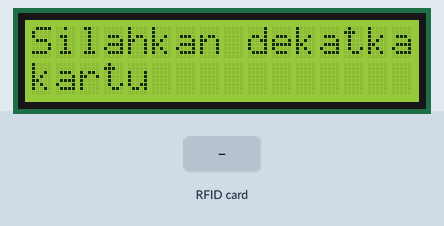
This sketch was run on a simulated ESP8266 (Wemos D1 mini). Parts: 16×2 character LCD. The test bench sets the inputs (shaded band). WiFi joins after 1.5 s; servers stay silent unless stated; uploads are accepted with an empty reply; what the sketch prints to the serial monitor is not drawn.

Above: at 2.8 s.
2.9 s: RFID card 5E 7A 19 C4 held to the reader
At 3.5 s:
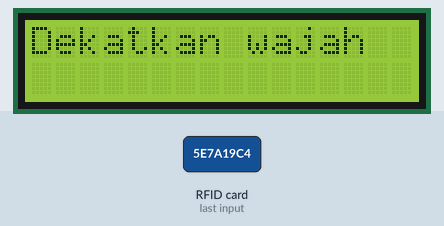
At 6.6 s:
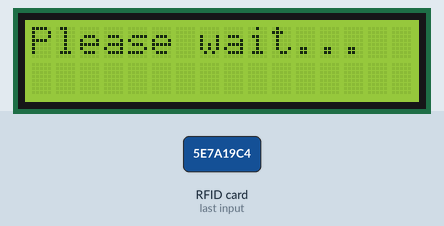
Timing chart, 0 to 8.1 s (numbered marks = the images above; inputs shaded):
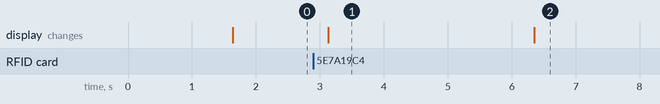

Measured:
- after the input at 2.9 s, the display: changes after 0.23 s (image 1)
- what the display in image 1 shows lasts 3.3 s, from 3.1 s to 6.4 s

The sketch:

absintewemos1.ino
```cpp
#include <SPI.h>
#include <MFRC522.h>
#include <ESP8266WiFi.h>
#include <ESP8266HTTPClient.h>
#include <Wire.h>
#include <LiquidCrystal_I2C.h>
#include <ArduinoJson.h>

// Informasi Wi-Fi
const char* ssid = "nop";     // nama SSID jaringan Wi-Fi
const char* password = "hehehehe"; // password Wi-Fi

// Konfigurasi RFID RC522
#define RST_PIN D3  // Pin RST dari RC522
#define SS_PIN  D4  // Pin SDA dari RC522
MFRC522 mfrc522(SS_PIN, RST_PIN); // instansi MFRC522

// Konfigurasi server
const char* serverName = "http://192.168.1.4:100/absente_V.1.1.2/post-rfid-data"; // alamat server

// Inisialisasi LCD
LiquidCrystal_I2C lcd(0x27, 16, 2);

WiFiClient client;

void setup() {
  Serial.begin(9600);
  SPI.begin();
  mfrc522.PCD_Init();
  WiFi.begin(ssid, password);

  while (WiFi.status() != WL_CONNECTED) {
    delay(500);
    Serial.print(".");
  }
  Serial.println("Connected to WiFi");

  lcd.init();
  lcd.backlight();
  lcd.setCursor(0, 0);
  lcd.print("Silahkan dekatkan");
  lcd.setCursor(0, 1);
  lcd.print("kartu");
}

void loop() {
  // Cari kartu baru
  if (!mfrc522.PICC_IsNewCardPresent() || !mfrc522.PICC_ReadCardSerial()) {
    delay(50); // Jika tidak ada kartu, delay sebentar kemudian coba lagi
    return;
  }

  String rfidTag = "";
  for (byte i = 0; i < mfrc522.uid.size; i++) {
    rfidTag += (mfrc522.uid.uidByte[i] < 0x10 ? "0" : "") + String(mfrc522.uid.uidByte[i], HEX);
  }
  rfidTag.toUpperCase();

  Serial.print("RFID Tag: ");
  Serial.println(rfidTag);

  if(WiFi.status() == WL_CONNECTED) {
    HTTPClient http;
    http.begin(client, serverName);
    http.addHeader("Content-Type", "application/x-www-form-urlencoded");
    String httpRequestData = "rfid=" + rfidTag;
    int httpResponseCode = http.POST(httpRequestData);

    if (httpResponseCode > 0) {
      Serial.print("HTTP Response code: ");
      Serial.println(httpResponseCode);
      String payload = http.getString();
      Serial.println(payload);

      lcd.clear();
      lcd.setCursor(0, 0);
      lcd.print("Dekatkan wajah");
      delay(3000); // Tunggu 3 detik sebelum mengambil gambar

      // Fungsi mengirim perintah ke ESP32-CAM untuk mengambil gambar
      sendCaptureCommand();

      // Tampilkan pesan mohon tunggu di LCD
      lcd.clear();
      lcd.setCursor(0, 0);
      lcd.print("Please wait...");

      // Tunggu respon dari server untuk verifikasi
      httpResponseCode = http.GET();

      if (httpResponseCode > 0) {
        String serverResponse = http.getString();
        Serial.println(httpResponseCode);
        Serial.println(serverResponse);

        lcd.clear();
        if (serverResponse.indexOf("Success") >= 0) {
          lcd.print("Absen Berhasil");
        } else {
          lcd.print("Absen Gagal");
        }
      } else {
        Serial.println("Error on HTTP request");
      }
      http.end(); // Tutup koneksi HTTP
    } else {
      Serial.print("Error code: ");
      Serial.println(httpResponseCode);
    }
  } else {
    Serial.println("WiFi Disconnected");
  }

  mfrc522.PICC_HaltA();
  mfrc522.PCD_StopCrypto1();

  delay(2000);
}

void sendCaptureCommand() {

  const char* esp32_cam_ip = "http://192.168.137.225/capture";
  if (WiFi.status() == WL_CONNECTED) {
    HTTPClient http;
    http.begin(client, esp32_cam_ip);
    int httpCode = http.GET();

    if (httpCode > 0) {
      String payload = http.getString();
      Serial.println(payload);
    } else {
      Serial.println("Error on HTTP request");
    }
    http.end();
  }
}
```
